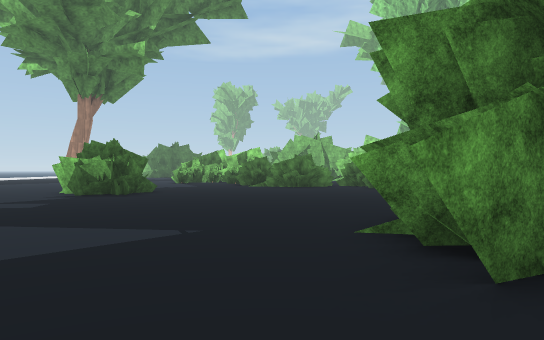
view 1 (above)

17 first-person views from a walk through a Unity game level. The camera is 1.2 m above the floor, looks level and sees 70° across. The floor is counted in squares, 2 m on a side. Each view is taken from the middle of a square. On the plan, view 1 faces up. The plan holds only what a view shows up to about 11 squares ahead; the rest is blank. The place goes on beyond the plan. The player is left out. Some surface patterns are stand-ins.

view 2
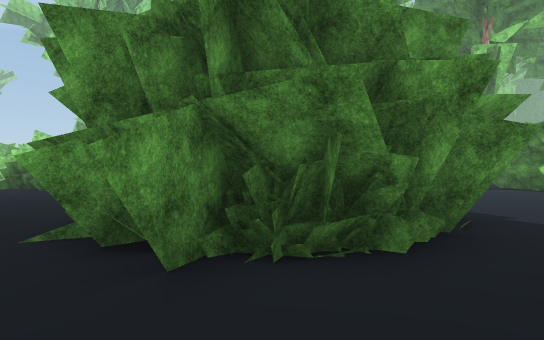

view 3
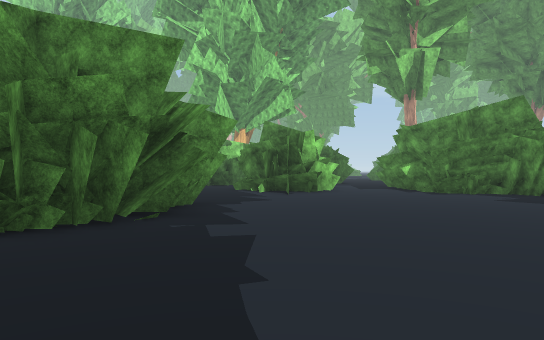

view 4
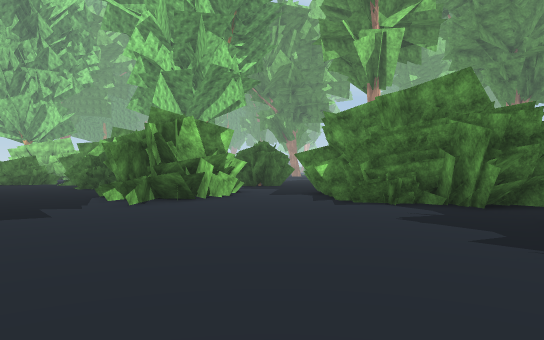

view 5
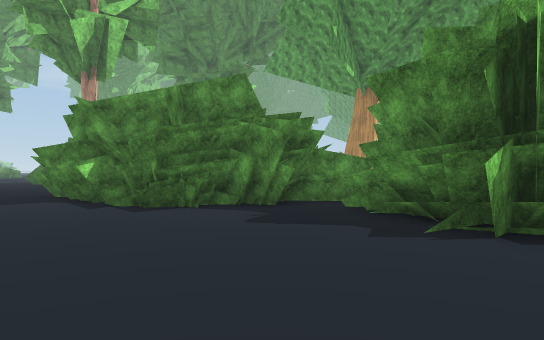

view 6
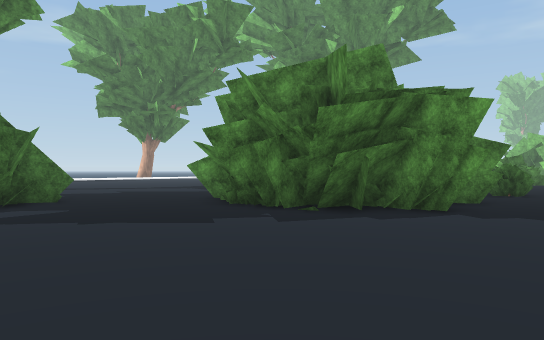

view 7
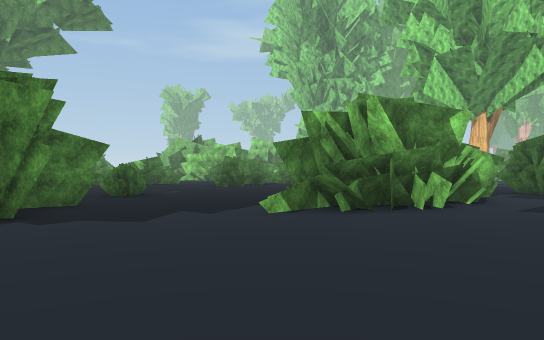

view 8
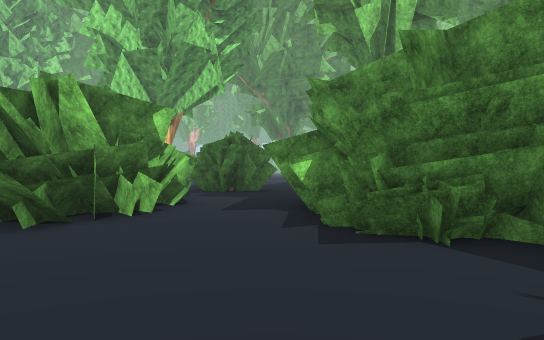

view 9
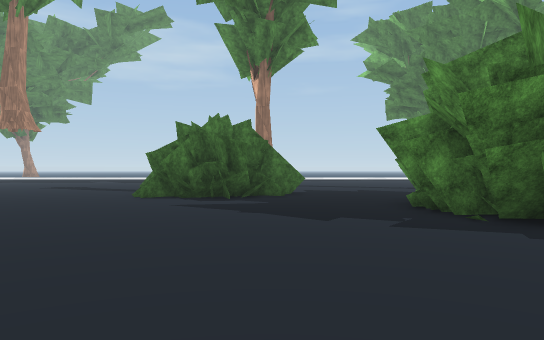

view 10
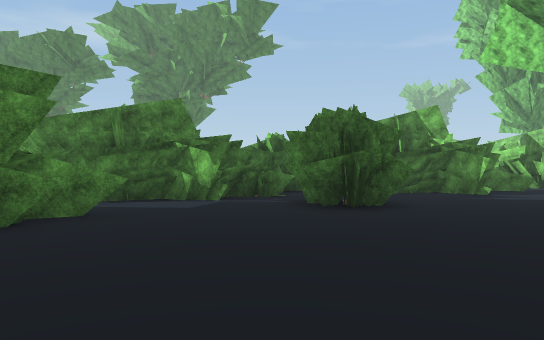

view 11
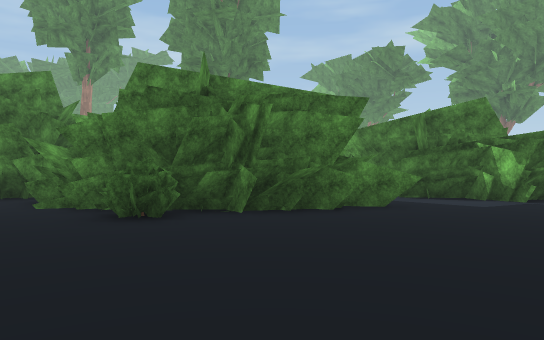

view 12
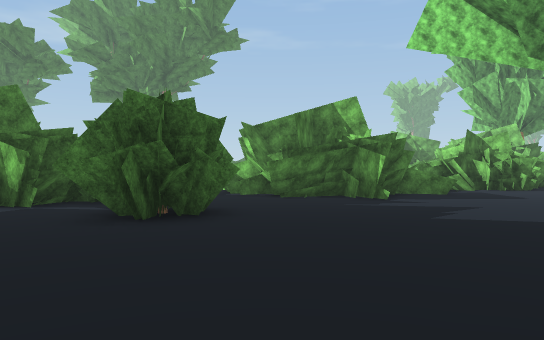

view 13
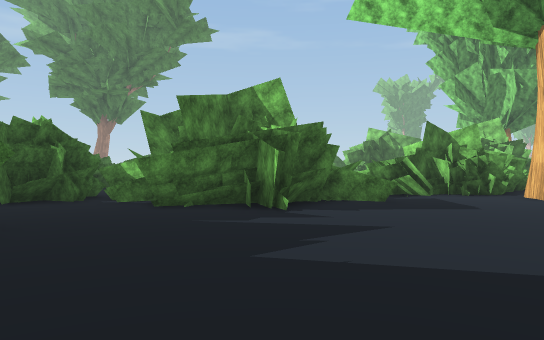

view 14
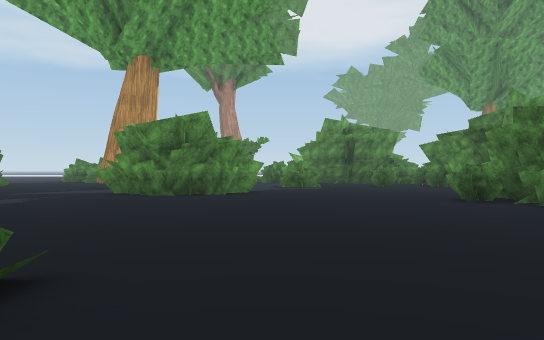

view 15
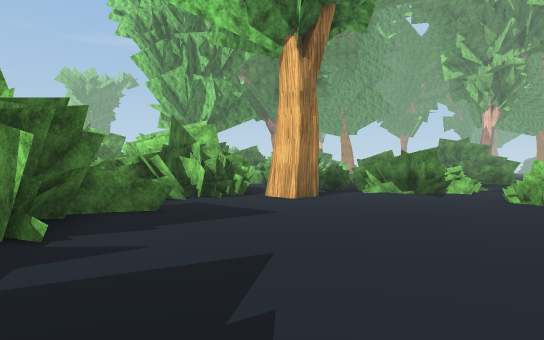

view 16
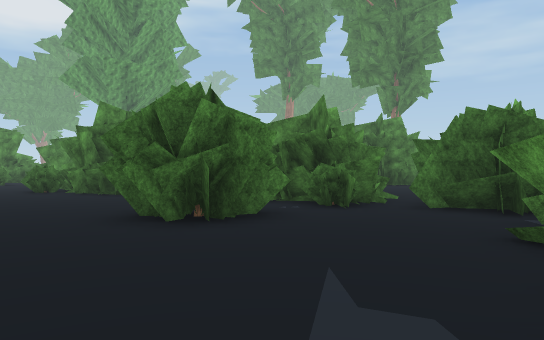

view 17
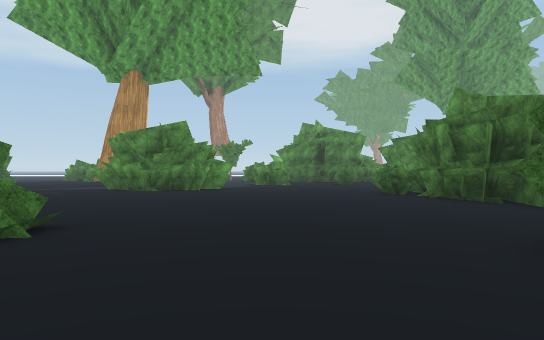

### Floor plan
Key: @ floor where view 1 was taken; # wall or solid block; . main floor; : floor 0.5 m higher than the main floor; / step, stairs or slope; = window, fence, low wall or low ledge; B bush; O other object.
Columns run from 7 left of view 1 to 21 right of it. Each row starts with its distance up from view 1.
 20                          #OO
 19                          # O.
 18                        #####.
 17                       ###....
 16                        #=....
 15                        #=....
 14                        #.....
 13                       ###....
 12          ..        :###.#....
 11 .. O.......        ####......
 10 ..OO.......        ##........
  9  .OO......   ..... #...O.....
  8  .........  .......#BBOOO....
  7   ........  BB.... ###.OO...
  6    .......  .....####.......#
  5    ....../  ##..####.........
  4     ....#   #...###..##......
  3      ...##  ##......###......
  2     ....#####.......###......
  1     ......##.......OO #B.....
  0     ...@............###B.....
 -1       ##............###.....#
 -2       ###......... ###......#
 -3        ##.......######......#

Where each view was taken, in squares from view 1:
view 1: 0 up, 0 right, facing up
view 2: 0 up, 0 right, facing up-right
view 3: 3 down, 2 right, facing up-right
view 4: 3 down, 6 right, facing up-right
view 5: 1 down, 6 right, facing right
view 6: 3 down, 8 right, facing up-left
view 7: 2 down, 9 right, facing up
view 8: 1 down, 9 right, facing up-right
view 9: 1 down, 9 right, facing left
view 10: 2 up, 20 right, facing up-left
view 11: 2 up, 21 right, facing left
view 12: 5 up, 21 right, facing up-left
view 13: 8 up, 21 right, facing up-left
view 14: 8 up, 20 right, facing down
view 15: 9 up, 19 right, facing up
view 16: 12 up, 19 right, facing down-left
view 17: 10 up, 19 right, facing down
